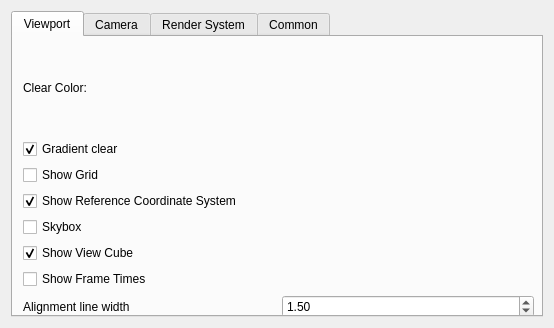
<?xml version="1.0" encoding="UTF-8"?>
<ui version="4.0">
 <class>PreferencesDialog</class>
 <widget class="QDialog" name="PreferencesDialog">
  <property name="geometry">
   <rect>
    <x>0</x>
    <y>0</y>
    <width>554</width>
    <height>328</height>
   </rect>
  </property>
  <property name="windowTitle">
   <string>Preferences</string>
  </property>
  <property name="windowIcon">
   <iconset resource="../Resources/OpenInfraPlatform.qrc">
    <normaloff>:/icons/icon.ico</normaloff>:/icons/icon.ico</iconset>
  </property>
  <layout class="QVBoxLayout" name="verticalLayout">
   <item>
    <widget class="QTabWidget" name="tabWidgetCommon">
     <property name="currentIndex">
      <number>0</number>
     </property>
     <widget class="QWidget" name="tabClearColor">
      <attribute name="title">
       <string>Viewport</string>
      </attribute>
      <widget class="QWidget" name="layoutWidget">
       <property name="geometry">
        <rect>
         <x>10</x>
         <y>0</y>
         <width>511</width>
         <height>281</height>
        </rect>
       </property>
       <layout class="QVBoxLayout" name="verticalLayout_2">
        <property name="topMargin">
         <number>5</number>
        </property>
        <item>
         <widget class="QLabel" name="label">
          <property name="text">
           <string>Clear Color:</string>
          </property>
         </widget>
        </item>
        <item>
         <widget class="QCheckBox" name="checkBoxGradientClear">
          <property name="text">
           <string>Gradient clear</string>
          </property>
          <property name="checked">
           <bool>true</bool>
          </property>
         </widget>
        </item>
        <item>
         <widget class="QCheckBox" name="checkBoxShowGrid">
          <property name="text">
           <string>Show Grid</string>
          </property>
         </widget>
        </item>
        <item>
         <widget class="QCheckBox" name="checkBoxShowReferenceCoordinateSystem">
          <property name="text">
           <string>Show Reference Coordinate System</string>
          </property>
          <property name="checked">
           <bool>true</bool>
          </property>
         </widget>
        </item>
        <item>
         <widget class="QCheckBox" name="checkBoxSkybox">
          <property name="text">
           <string>Skybox</string>
          </property>
         </widget>
        </item>
        <item>
         <widget class="QCheckBox" name="checkBoxShowViewCube">
          <property name="text">
           <string>Show View Cube</string>
          </property>
          <property name="checked">
           <bool>true</bool>
          </property>
         </widget>
        </item>
        <item>
         <widget class="QCheckBox" name="checkBoxShowFrameTimes">
          <property name="text">
           <string>Show Frame Times</string>
          </property>
         </widget>
        </item>
        <item>
         <layout class="QHBoxLayout" name="horizontalLayout">
          <item>
           <widget class="QLabel" name="label_2">
            <property name="text">
             <string>Alignment line width</string>
            </property>
           </widget>
          </item>
          <item>
           <widget class="QDoubleSpinBox" name="doubleSpinBoxAlignmentLineWidth">
            <property name="minimum">
             <double>1.000000000000000</double>
            </property>
            <property name="maximum">
             <double>10.000000000000000</double>
            </property>
            <property name="value">
             <double>1.500000000000000</double>
            </property>
           </widget>
          </item>
         </layout>
        </item>
       </layout>
      </widget>
     </widget>
     <widget class="QWidget" name="tabCamera">
      <attribute name="title">
       <string>Camera</string>
      </attribute>
      <widget class="QWidget" name="layoutWidget">
       <property name="geometry">
        <rect>
         <x>10</x>
         <y>0</y>
         <width>511</width>
         <height>141</height>
        </rect>
       </property>
       <layout class="QVBoxLayout" name="verticalLayout_3">
        <property name="topMargin">
         <number>5</number>
        </property>
        <item>
         <layout class="QHBoxLayout" name="horizontalLayout_2">
          <item>
           <widget class="QLabel" name="label_3">
            <property name="text">
             <string>Smooth View Transition Time</string>
            </property>
           </widget>
          </item>
          <item>
           <widget class="QDoubleSpinBox" name="doubleSpinBoxAnimationTime">
            <property name="maximum">
             <double>10.000000000000000</double>
            </property>
            <property name="value">
             <double>1.170000000000000</double>
            </property>
           </widget>
          </item>
         </layout>
        </item>
        <item>
         <layout class="QHBoxLayout" name="horizontalLayout_3">
          <item>
           <widget class="QLabel" name="label_4">
            <property name="text">
             <string>Near Clipping Plane Distance</string>
            </property>
           </widget>
          </item>
          <item>
           <widget class="QDoubleSpinBox" name="doubleSpinBoxNearPlane">
            <property name="singleStep">
             <double>0.100000000000000</double>
            </property>
            <property name="value">
             <double>0.100000000000000</double>
            </property>
           </widget>
          </item>
         </layout>
        </item>
        <item>
         <layout class="QHBoxLayout" name="horizontalLayout_4">
          <item>
           <widget class="QLabel" name="label_5">
            <property name="text">
             <string>Far Clipping Plane Distance</string>
            </property>
           </widget>
          </item>
          <item>
           <widget class="QDoubleSpinBox" name="doubleSpinBoxFarPlane">
            <property name="maximum">
             <double>999999.989999999990687</double>
            </property>
            <property name="value">
             <double>500.000000000000000</double>
            </property>
           </widget>
          </item>
         </layout>
        </item>
        <item>
         <widget class="Line" name="line">
          <property name="orientation">
           <enum>Qt::Horizontal</enum>
          </property>
         </widget>
        </item>
        <item>
         <widget class="QLabel" name="label_6">
          <property name="text">
           <string>Spectator Camera Mode Only</string>
          </property>
         </widget>
        </item>
        <item>
         <layout class="QHBoxLayout" name="horizontalLayout_5">
          <item>
           <widget class="QLabel" name="label_7">
            <property name="text">
             <string>Pan Speed</string>
            </property>
           </widget>
          </item>
          <item>
           <widget class="QDoubleSpinBox" name="doubleSpinBox"/>
          </item>
         </layout>
        </item>
       </layout>
      </widget>
     </widget>
     <widget class="QWidget" name="tabRenderSystem">
      <attribute name="title">
       <string>Render System</string>
      </attribute>
      <layout class="QVBoxLayout" name="verticalLayout_4">
       <item>
        <layout class="QHBoxLayout" name="horizontalLayout_6">
         <item>
          <widget class="QLabel" name="label_8">
           <property name="text">
            <string>Render System</string>
           </property>
          </widget>
         </item>
         <item>
          <widget class="QComboBox" name="comboBoxRenderSystem">
           <property name="currentText">
            <string/>
           </property>
          </widget>
         </item>
        </layout>
       </item>
       <item>
        <widget class="QCheckBox" name="checkBoxMSAA">
         <property name="text">
          <string>Enable Multisample anti-aliasing</string>
         </property>
        </widget>
       </item>
       <item>
        <spacer name="verticalSpacer">
         <property name="orientation">
          <enum>Qt::Vertical</enum>
         </property>
         <property name="sizeHint" stdset="0">
          <size>
           <width>20</width>
           <height>40</height>
          </size>
         </property>
        </spacer>
       </item>
      </layout>
     </widget>
     <widget class="QWidget" name="tab">
      <attribute name="title">
       <string>Common</string>
      </attribute>
      <widget class="QLabel" name="label_9">
       <property name="geometry">
        <rect>
         <x>20</x>
         <y>20</y>
         <width>61</width>
         <height>21</height>
        </rect>
       </property>
       <property name="text">
        <string>Language</string>
       </property>
      </widget>
      <widget class="QComboBox" name="comboBoxLanguage">
       <property name="geometry">
        <rect>
         <x>130</x>
         <y>20</y>
         <width>221</width>
         <height>22</height>
        </rect>
       </property>
      </widget>
     </widget>
    </widget>
   </item>
  </layout>
 </widget>
 <resources>
  <include location="../Resources/OpenInfraPlatform.qrc"/>
 </resources>
 <connections/>
</ui>
